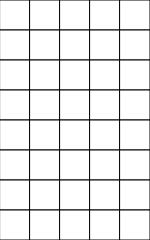
Frame 1 (no input)
Frame 60 (no input): identical to frame 1, image omitted
Frame 120 (the mouse pressed at the canvas centre since frame 60): identical to frame 1, image omitted

The p5.js sketch that drew this single still picture (run headless with seeded random() and noise() and a simulated clock; from frame 60 on, the mouse is pressed at the canvas centre):

// p5.js sketch
// ── sketch.js
let sclX, sclY, resX, resY;
let character = new characterData();

function setup() {

  resX = 4;
  resY = 8;
  sclX = 30;
  sclY = 30


  resX++;
  resY;

  createCanvas(resX * sclX, resY * sclY);
  character.init();

  let reset = createButton('reset');

  reset.mousePressed(function() {
    character.init();
  });

  let convert = createButton('convert');

  convert.mousePressed(convertChar);

}

function convertChar(){
  let data = []
  for( let x = 0; x < resX; x++){
    let charData = "0b";
    for (let i = resY - 1; i >= 0 ; i--) {
      charData += character.data[x][i] ? "1" : "0";
    }
    data.push(charData);
  }

  print(data);



}

function draw() {
  background(220);
  //drawGrid();
  character.draw();

}


function drawGrid(){
  for (let i = 0; i < resX; i++) {
    for (let j = 0; j < resY; j++) {
      let x = i * scl;
      let y = j * scl;
      stroke(0);
      strokeWeight(1);
      line(x, 0, x, height);
      line(0, y, width, y);
    }
  }
}

function mouseClicked(){
  let x = floor(mouseX / sclX);
  let y = floor(mouseY / sclY);
  character.toggle(x, y);
}

// ── characterData.js
function characterData() {


    this.init = function() {
        this.data = new Array(resX);
        for (let i = 0; i < resX; i++) {
            this.data[i] = new Array(resY);
            for (let j = 0; j < resY; j++) {
                this.data[i][j] = false;
            }
        }
    }


    this.toggle = function(x, y){
        this.data[x][y] = !this.data[x][y];
    }

    this.draw = function(){
        for(let x  = 0; x < resX; x++){
            for(let y = 0; y < resY; y++){

                if(this.data[x][y]){
                    fill(0);
                } else{
                    fill(255);
                }

                rect(x * sclX, y * sclY, sclX, sclY);

            }
        }
    }
}
